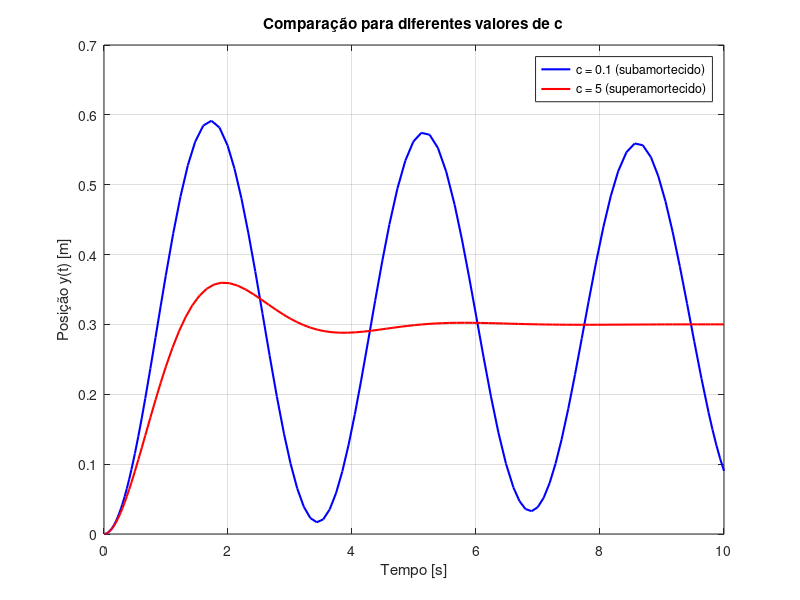

This chart was generated by the following MATLAB code:
function simulaMassaMolac
    % Parâmetros fixos
    m = 3;        % kg
    k = 10;       % N/m
    T = 10;       % tempo final
    x0 = [0; 0];  % condições iniciais

    % Valores de amortecimento
    c1 = 0.1;  % pouco amortecido
    c2 = 5;    % muito amortecido

    % Simulação com c1
    [t1, x1] = ode45(@(t,x) modeloMassaMola(t, x, m, c1, k), [0 T], x0);

    % Simulação com c2
    [t2, x2] = ode45(@(t,x) modeloMassaMola(t, x, m, c2, k), [0 T], x0);

    % Plotando ambas
    figure
    plot(t1, x1(:,1), 'b', 'DisplayName', 'c = 0.1 (subamortecido)', 'LineWidth', 1.5)
    hold on
    plot(t2, x2(:,1), 'r', 'DisplayName', 'c = 5 (superamortecido)', 'LineWidth', 1.5)
    xlabel('Tempo [s]')
    ylabel('Posição y(t) [m]')
    title('Comparação para diferentes valores de c')
    legend
    grid on
end

function dx = modeloMassaMola(t, x, m, c, k)
    f = 3;  % Entrada degrau
    dx = zeros(2,1);
    dx(1) = x(2);
    dx(2) = (1/m)*(f - c*x(2) - k*x(1));
end


% Ao variar o coeficiente de amortecimento c, observa-se que valores
% pequenos resultam em respostar oscilatórias enquanto valores grandes
% produzem respostas mais lentas e suaves sem oscilações.









